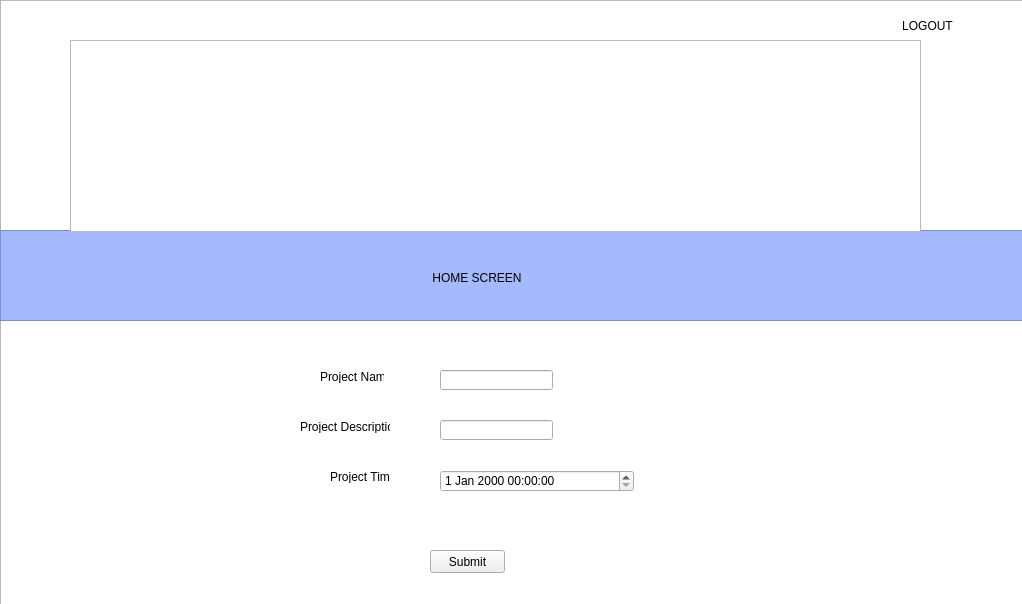
<?xml version="1.0" encoding="UTF-8"?>
<ui version="4.0">
 <class>AddProject</class>
 <widget class="QMainWindow" name="AddProject">
  <property name="geometry">
   <rect>
    <x>0</x>
    <y>0</y>
    <width>1022</width>
    <height>604</height>
   </rect>
  </property>
  <property name="windowTitle">
   <string>Add Project</string>
  </property>
  <property name="styleSheet">
   <string notr="true"/>
  </property>
  <widget class="QWidget" name="centralwidget">
   <widget class="QGraphicsView" name="graphicsView">
    <property name="geometry">
     <rect>
      <x>70</x>
      <y>40</y>
      <width>851</width>
      <height>192</height>
     </rect>
    </property>
    <property name="styleSheet">
     <string notr="true">background-image: url(:/Login1/logo.png);</string>
    </property>
   </widget>
   <widget class="QPushButton" name="pushButton">
    <property name="geometry">
     <rect>
      <x>410</x>
      <y>260</y>
      <width>134</width>
      <height>36</height>
     </rect>
    </property>
    <property name="sizePolicy">
     <sizepolicy hsizetype="Minimum" vsizetype="Fixed">
      <horstretch>21</horstretch>
      <verstretch>0</verstretch>
     </sizepolicy>
    </property>
    <property name="contextMenuPolicy">
     <enum>Qt::PreventContextMenu</enum>
    </property>
    <property name="acceptDrops">
     <bool>true</bool>
    </property>
    <property name="layoutDirection">
     <enum>Qt::LeftToRight</enum>
    </property>
    <property name="styleSheet">
     <string notr="true">font: 75 12pt &quot;Segoe Print&quot;;</string>
    </property>
    <property name="text">
     <string>HOME SCREEN</string>
    </property>
    <property name="autoDefault">
     <bool>false</bool>
    </property>
    <property name="default">
     <bool>false</bool>
    </property>
    <property name="flat">
     <bool>true</bool>
    </property>
   </widget>
   <widget class="QPushButton" name="pushButton_2">
    <property name="geometry">
     <rect>
      <x>890</x>
      <y>10</y>
      <width>75</width>
      <height>31</height>
     </rect>
    </property>
    <property name="styleSheet">
     <string notr="true">font: 75 10pt &quot;Segoe Print&quot;;</string>
    </property>
    <property name="text">
     <string>LOGOUT</string>
    </property>
    <property name="flat">
     <bool>true</bool>
    </property>
   </widget>
   <widget class="QGraphicsView" name="graphicsView_2">
    <property name="geometry">
     <rect>
      <x>0</x>
      <y>230</y>
      <width>1031</width>
      <height>91</height>
     </rect>
    </property>
    <property name="styleSheet">
     <string notr="true">background-color: rgb(165, 185, 255);</string>
    </property>
   </widget>
   <widget class="QLineEdit" name="lineEdit">
    <property name="geometry">
     <rect>
      <x>440</x>
      <y>370</y>
      <width>113</width>
      <height>20</height>
     </rect>
    </property>
   </widget>
   <widget class="QLineEdit" name="lineEdit_2">
    <property name="geometry">
     <rect>
      <x>440</x>
      <y>420</y>
      <width>113</width>
      <height>20</height>
     </rect>
    </property>
   </widget>
   <widget class="QLabel" name="label_2">
    <property name="geometry">
     <rect>
      <x>300</x>
      <y>420</y>
      <width>90</width>
      <height>13</height>
     </rect>
    </property>
    <property name="text">
     <string>Project Description</string>
    </property>
   </widget>
   <widget class="QLabel" name="label_3">
    <property name="geometry">
     <rect>
      <x>330</x>
      <y>470</y>
      <width>59</width>
      <height>13</height>
     </rect>
    </property>
    <property name="text">
     <string>Project Time</string>
    </property>
   </widget>
   <widget class="QDateTimeEdit" name="dateTimeEdit">
    <property name="geometry">
     <rect>
      <x>440</x>
      <y>470</y>
      <width>194</width>
      <height>22</height>
     </rect>
    </property>
   </widget>
   <widget class="QPushButton" name="pushButton_9">
    <property name="geometry">
     <rect>
      <x>430</x>
      <y>550</y>
      <width>75</width>
      <height>23</height>
     </rect>
    </property>
    <property name="text">
     <string>Submit</string>
    </property>
   </widget>
   <widget class="QGraphicsView" name="graphicsView_3">
    <property name="geometry">
     <rect>
      <x>0</x>
      <y>0</y>
      <width>1024</width>
      <height>641</height>
     </rect>
    </property>
    <property name="styleSheet">
     <string notr="true">background-image: url(:/Login1/Abstract-wallpaper-for-PC-87 (1).jpg);</string>
    </property>
   </widget>
   <widget class="QLabel" name="label">
    <property name="geometry">
     <rect>
      <x>320</x>
      <y>370</y>
      <width>64</width>
      <height>13</height>
     </rect>
    </property>
    <property name="text">
     <string>Project Name</string>
    </property>
   </widget>
   <zorder>graphicsView_3</zorder>
   <zorder>graphicsView_2</zorder>
   <zorder>graphicsView</zorder>
   <zorder>pushButton</zorder>
   <zorder>pushButton_2</zorder>
   <zorder>lineEdit</zorder>
   <zorder>lineEdit_2</zorder>
   <zorder>label_2</zorder>
   <zorder>label_3</zorder>
   <zorder>dateTimeEdit</zorder>
   <zorder>pushButton_9</zorder>
   <zorder>label</zorder>
  </widget>
 </widget>
 <resources>
  <include location="login1.qrc"/>
 </resources>
 <connections>
  <connection>
   <sender>pushButton_2</sender>
   <signal>clicked()</signal>
   <receiver>AddProject</receiver>
   <slot>logout()</slot>
   <hints>
    <hint type="sourcelabel">
     <x>928</x>
     <y>32</y>
    </hint>
    <hint type="destinationlabel">
     <x>792</x>
     <y>0</y>
    </hint>
   </hints>
  </connection>
  <connection>
   <sender>pushButton_9</sender>
   <signal>clicked()</signal>
   <receiver>AddProject</receiver>
   <slot>addProject()</slot>
   <hints>
    <hint type="sourcelabel">
     <x>467</x>
     <y>555</y>
    </hint>
    <hint type="destinationlabel">
     <x>401</x>
     <y>-2</y>
    </hint>
   </hints>
  </connection>
  <connection>
   <sender>pushButton</sender>
   <signal>clicked()</signal>
   <receiver>AddProject</receiver>
   <slot>goHome()</slot>
   <hints>
    <hint type="sourcelabel">
     <x>509</x>
     <y>278</y>
    </hint>
    <hint type="destinationlabel">
     <x>555</x>
     <y>-1</y>
    </hint>
   </hints>
  </connection>
 </connections>
 <slots>
  <slot>logout()</slot>
  <slot>goToProfile()</slot>
  <slot>goToAddParticipant()</slot>
  <slot>addProject()</slot>
  <slot>goHome()</slot>
 </slots>
</ui>
